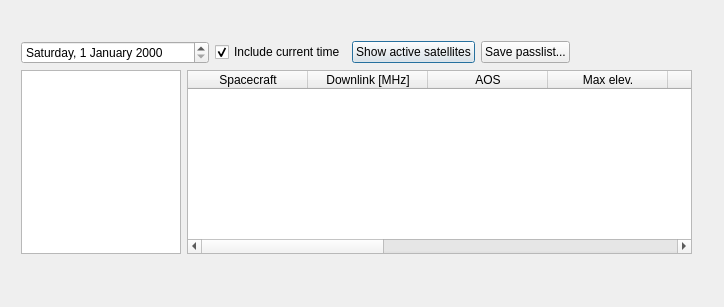
<?xml version="1.0" encoding="UTF-8"?>
<ui version="4.0">
 <class>satpassdialog</class>
 <widget class="QDialog" name="satpassdialog">
  <property name="geometry">
   <rect>
    <x>0</x>
    <y>0</y>
    <width>724</width>
    <height>307</height>
   </rect>
  </property>
  <property name="windowTitle">
   <string>Satellite pass prediction</string>
  </property>
  <widget class="QWidget" name="layoutWidget">
   <property name="geometry">
    <rect>
     <x>16</x>
     <y>31</y>
     <width>681</width>
     <height>228</height>
    </rect>
   </property>
   <layout class="QGridLayout" name="gridLayout">
    <property name="leftMargin">
     <number>5</number>
    </property>
    <property name="topMargin">
     <number>10</number>
    </property>
    <property name="rightMargin">
     <number>5</number>
    </property>
    <property name="bottomMargin">
     <number>5</number>
    </property>
    <item row="0" column="0" colspan="2">
     <layout class="QHBoxLayout" name="horizontalLayout">
      <item>
       <widget class="QDateEdit" name="dateEdit">
        <property name="displayFormat">
         <string>dddd, d MMMM yyyy</string>
        </property>
       </widget>
      </item>
      <item>
       <widget class="QCheckBox" name="timecheckBox">
        <property name="text">
         <string>Include current time</string>
        </property>
        <property name="checked">
         <bool>true</bool>
        </property>
       </widget>
      </item>
      <item>
       <widget class="QPushButton" name="activeSatBtn">
        <property name="text">
         <string>Show active satellites</string>
        </property>
       </widget>
      </item>
      <item>
       <widget class="QPushButton" name="saveButton">
        <property name="text">
         <string>Save passlist...</string>
        </property>
       </widget>
      </item>
      <item>
       <spacer name="horizontalSpacer">
        <property name="orientation">
         <enum>Qt::Horizontal</enum>
        </property>
        <property name="sizeHint" stdset="0">
         <size>
          <width>40</width>
          <height>20</height>
         </size>
        </property>
       </spacer>
      </item>
     </layout>
    </item>
    <item row="1" column="0">
     <widget class="QListWidget" name="satListWidget">
      <property name="sizePolicy">
       <sizepolicy hsizetype="Expanding" vsizetype="Expanding">
        <horstretch>0</horstretch>
        <verstretch>0</verstretch>
       </sizepolicy>
      </property>
      <property name="minimumSize">
       <size>
        <width>40</width>
        <height>40</height>
       </size>
      </property>
      <property name="maximumSize">
       <size>
        <width>160</width>
        <height>16777215</height>
       </size>
      </property>
      <property name="styleSheet">
       <string/>
      </property>
      <property name="editTriggers">
       <set>QAbstractItemView::NoEditTriggers</set>
      </property>
      <property name="resizeMode">
       <enum>QListView::Adjust</enum>
      </property>
      <property name="wordWrap">
       <bool>true</bool>
      </property>
      <property name="sortingEnabled">
       <bool>true</bool>
      </property>
     </widget>
    </item>
    <item row="1" column="1">
     <widget class="QTableWidget" name="tableWidget">
      <property name="autoFillBackground">
       <bool>false</bool>
      </property>
      <property name="styleSheet">
       <string/>
      </property>
      <property name="editTriggers">
       <set>QAbstractItemView::NoEditTriggers</set>
      </property>
      <property name="selectionBehavior">
       <enum>QAbstractItemView::SelectItems</enum>
      </property>
      <property name="verticalScrollMode">
       <enum>QAbstractItemView::ScrollPerPixel</enum>
      </property>
      <property name="horizontalScrollMode">
       <enum>QAbstractItemView::ScrollPerPixel</enum>
      </property>
      <property name="sortingEnabled">
       <bool>true</bool>
      </property>
      <property name="cornerButtonEnabled">
       <bool>false</bool>
      </property>
      <property name="rowCount">
       <number>0</number>
      </property>
      <attribute name="horizontalHeaderDefaultSectionSize">
       <number>120</number>
      </attribute>
      <attribute name="horizontalHeaderMinimumSectionSize">
       <number>50</number>
      </attribute>
      <attribute name="verticalHeaderDefaultSectionSize">
       <number>19</number>
      </attribute>
      <attribute name="verticalHeaderMinimumSectionSize">
       <number>19</number>
      </attribute>
      <column>
       <property name="text">
        <string>Spacecraft</string>
       </property>
      </column>
      <column>
       <property name="text">
        <string>Downlink [MHz]</string>
       </property>
      </column>
      <column>
       <property name="text">
        <string>AOS</string>
       </property>
      </column>
      <column>
       <property name="text">
        <string>Max elev.</string>
       </property>
      </column>
      <column>
       <property name="text">
        <string>Direction</string>
       </property>
      </column>
      <column>
       <property name="text">
        <string>Duration</string>
       </property>
      </column>
      <column>
       <property name="text">
        <string>Azimuth</string>
       </property>
      </column>
      <column>
       <property name="text">
        <string>Latitude</string>
       </property>
      </column>
      <column>
       <property name="text">
        <string>Longitude</string>
       </property>
      </column>
      <column>
       <property name="text">
        <string>Range [km]</string>
       </property>
      </column>
      <column>
       <property name="text">
        <string>Orbit</string>
       </property>
      </column>
     </widget>
    </item>
   </layout>
  </widget>
 </widget>
 <resources/>
 <connections/>
</ui>
